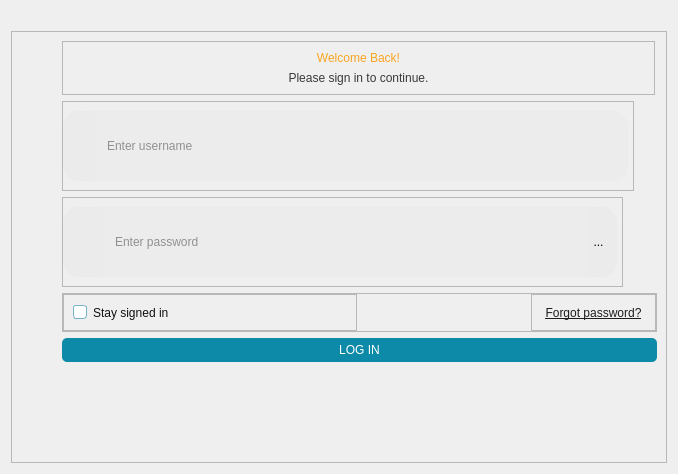
        <widget class="QWidget" name="loginPage">
         <layout class="QVBoxLayout" name="verticalLayout_4">
          <item alignment="Qt::AlignRight|Qt::AlignTop">
           <widget class="QPushButton" name="closeLoginBtn">
            <property name="focusPolicy">
             <enum>Qt::NoFocus</enum>
            </property>
            <property name="styleSheet">
             <string notr="true">#closeLoginBtn{
	background:transparent;
	border:none;
}</string>
            </property>
            <property name="text">
             <string/>
            </property>
            <property name="icon">
             <iconset resource="../resource.qrc">
              <normaloff>:/Icons/Icons/close.png</normaloff>:/Icons/Icons/close.png</iconset>
            </property>
            <property name="iconSize">
             <size>
              <width>40</width>
              <height>40</height>
             </size>
            </property>
           </widget>
          </item>
          <item>
           <widget class="QFrame" name="forgotPassPage">
            <property name="styleSheet">
             <string notr="true">QLineEdit{
	border-top-right-radius:15px;
	border-bottom-right-radius:15px;
	background-color:#ECECEC;
	font: 63 15pt &quot;Montserrat SemiBold&quot;;
   color:rgb(54, 54, 54);
	padding-left:10px;
}</string>
            </property>
            <property name="frameShape">
             <enum>QFrame::StyledPanel</enum>
            </property>
            <property name="frameShadow">
             <enum>QFrame::Raised</enum>
            </property>
            <layout class="QVBoxLayout" name="verticalLayout_3">
             <property name="leftMargin">
              <number>50</number>
             </property>
             <property name="bottomMargin">
              <number>100</number>
             </property>
             <item alignment="Qt::AlignBottom">
              <widget class="QFrame" name="frame_2">
               <property name="maximumSize">
                <size>
                 <width>593</width>
                 <height>16777215</height>
                </size>
               </property>
               <property name="styleSheet">
                <string notr="true"/>
               </property>
               <property name="frameShape">
                <enum>QFrame::StyledPanel</enum>
               </property>
               <property name="frameShadow">
                <enum>QFrame::Raised</enum>
               </property>
               <layout class="QVBoxLayout" name="verticalLayout_9">
                <item>
                 <widget class="QLabel" name="welcome">
                  <property name="sizePolicy">
                   <sizepolicy hsizetype="Expanding" vsizetype="Fixed">
                    <horstretch>0</horstretch>
                    <verstretch>0</verstretch>
                   </sizepolicy>
                  </property>
                  <property name="styleSheet">
                   <string notr="true">font: 87 30pt &quot;Montserrat Black&quot;;
color:rgb(248, 165, 33);</string>
                  </property>
                  <property name="text">
                   <string>Welcome Back!</string>
                  </property>
                  <property name="alignment">
                   <set>Qt::AlignCenter</set>
                  </property>
                 </widget>
                </item>
                <item>
                 <widget class="QLabel" name="label_6">
                  <property name="styleSheet">
                   <string notr="true">font: 63 12pt &quot;Montserrat SemiBold&quot;;
color:rgb(57, 57, 57);</string>
                  </property>
                  <property name="text">
                   <string>Please sign in to continue.</string>
                  </property>
                  <property name="alignment">
                   <set>Qt::AlignCenter</set>
                  </property>
                 </widget>
                </item>
               </layout>
              </widget>
             </item>
             <item alignment="Qt::AlignLeft">
              <widget class="QFrame" name="frame_3">
               <property name="sizePolicy">
                <sizepolicy hsizetype="Preferred" vsizetype="Fixed">
                 <horstretch>0</horstretch>
                 <verstretch>0</verstretch>
                </sizepolicy>
               </property>
               <property name="frameShape">
                <enum>QFrame::StyledPanel</enum>
               </property>
               <property name="frameShadow">
                <enum>QFrame::Raised</enum>
               </property>
               <layout class="QHBoxLayout" name="horizontalLayout_3">
                <property name="spacing">
                 <number>0</number>
                </property>
                <property name="leftMargin">
                 <number>0</number>
                </property>
                <property name="rightMargin">
                 <number>5</number>
                </property>
                <item>
                 <widget class="QFrame" name="userIcon">
                  <property name="sizePolicy">
                   <sizepolicy hsizetype="Fixed" vsizetype="Fixed">
                    <horstretch>0</horstretch>
                    <verstretch>0</verstretch>
                   </sizepolicy>
                  </property>
                  <property name="maximumSize">
                   <size>
                    <width>60</width>
                    <height>70</height>
                   </size>
                  </property>
                  <property name="styleSheet">
                   <string notr="true">background-color: rgb(235, 235, 235);
border-top-left-radius:15px;
border-bottom-left-radius:15px;</string>
                  </property>
                  <property name="frameShape">
                   <enum>QFrame::StyledPanel</enum>
                  </property>
                  <property name="frameShadow">
                   <enum>QFrame::Raised</enum>
                  </property>
                  <layout class="QHBoxLayout" name="horizontalLayout_4">
                   <property name="leftMargin">
                    <number>25</number>
                   </property>
                   <property name="topMargin">
                    <number>15</number>
                   </property>
                   <property name="rightMargin">
                    <number>0</number>
                   </property>
                   <property name="bottomMargin">
                    <number>15</number>
                   </property>
                   <item>
                    <widget class="QLabel" name="label">
                     <property name="text">
                      <string/>
                     </property>
                     <property name="pixmap">
                      <pixmap resource="../resource.qrc">:/Icons/Icons/usernameIcon.png</pixmap>
                     </property>
                     <property name="scaledContents">
                      <bool>true</bool>
                     </property>
                    </widget>
                   </item>
                  </layout>
                 </widget>
                </item>
                <item>
                 <widget class="QLineEdit" name="loginUserName">
                  <property name="sizePolicy">
                   <sizepolicy hsizetype="Fixed" vsizetype="Fixed">
                    <horstretch>0</horstretch>
                    <verstretch>0</verstretch>
                   </sizepolicy>
                  </property>
                  <property name="minimumSize">
                   <size>
                    <width>533</width>
                    <height>70</height>
                   </size>
                  </property>
                  <property name="styleSheet">
                   <string notr="true"/>
                  </property>
                  <property name="placeholderText">
                   <string>Enter username</string>
                  </property>
                 </widget>
                </item>
               </layout>
              </widget>
             </item>
             <item alignment="Qt::AlignLeft">
              <widget class="QFrame" name="frame_4">
               <property name="sizePolicy">
                <sizepolicy hsizetype="Preferred" vsizetype="Fixed">
                 <horstretch>0</horstretch>
                 <verstretch>0</verstretch>
                </sizepolicy>
               </property>
               <property name="frameShape">
                <enum>QFrame::StyledPanel</enum>
               </property>
               <property name="frameShadow">
                <enum>QFrame::Raised</enum>
               </property>
               <layout class="QHBoxLayout" name="horizontalLayout_2">
                <property name="spacing">
                 <number>0</number>
                </property>
                <property name="leftMargin">
                 <number>0</number>
                </property>
                <property name="rightMargin">
                 <number>5</number>
                </property>
                <item>
                 <widget class="QFrame" name="passwordIcon">
                  <property name="sizePolicy">
                   <sizepolicy hsizetype="Fixed" vsizetype="Fixed">
                    <horstretch>0</horstretch>
                    <verstretch>0</verstretch>
                   </sizepolicy>
                  </property>
                  <property name="minimumSize">
                   <size>
                    <width>40</width>
                    <height>70</height>
                   </size>
                  </property>
                  <property name="maximumSize">
                   <size>
                    <width>60</width>
                    <height>70</height>
                   </size>
                  </property>
                  <property name="styleSheet">
                   <string notr="true">background-color: rgb(235, 235, 235);
border-top-left-radius:15px;
border-bottom-left-radius:15px;</string>
                  </property>
                  <property name="frameShape">
                   <enum>QFrame::StyledPanel</enum>
                  </property>
                  <property name="frameShadow">
                   <enum>QFrame::Raised</enum>
                  </property>
                  <layout class="QHBoxLayout" name="horizontalLayout_5">
                   <property name="leftMargin">
                    <number>25</number>
                   </property>
                   <property name="topMargin">
                    <number>15</number>
                   </property>
                   <property name="rightMargin">
                    <number>5</number>
                   </property>
                   <property name="bottomMargin">
                    <number>15</number>
                   </property>
                   <item>
                    <widget class="QLabel" name="label_2">
                     <property name="text">
                      <string/>
                     </property>
                     <property name="pixmap">
                      <pixmap resource="../resource.qrc">:/Icons/Icons/lockIcon.png</pixmap>
                     </property>
                     <property name="scaledContents">
                      <bool>true</bool>
                     </property>
                    </widget>
                   </item>
                  </layout>
                 </widget>
                </item>
                <item>
                 <widget class="QLineEdit" name="loginPassword">
                  <property name="sizePolicy">
                   <sizepolicy hsizetype="Fixed" vsizetype="Fixed">
                    <horstretch>0</horstretch>
                    <verstretch>0</verstretch>
                   </sizepolicy>
                  </property>
                  <property name="minimumSize">
                   <size>
                    <width>486</width>
                    <height>70</height>
                   </size>
                  </property>
                  <property name="styleSheet">
                   <string notr="true">border-radius:0px;</string>
                  </property>
                  <property name="echoMode">
                   <enum>QLineEdit::Password</enum>
                  </property>
                  <property name="dragEnabled">
                   <bool>false</bool>
                  </property>
                  <property name="placeholderText">
                   <string>Enter password</string>
                  </property>
                 </widget>
                </item>
                <item>
                 <widget class="QFrame" name="togglePassFrame">
                  <property name="styleSheet">
                   <string notr="true">background-color: rgb(235, 235, 235);
border-top-right-radius:15px;
border-bottom-right-radius:15px;</string>
                  </property>
                  <property name="frameShape">
                   <enum>QFrame::StyledPanel</enum>
                  </property>
                  <property name="frameShadow">
                   <enum>QFrame::Raised</enum>
                  </property>
                  <layout class="QVBoxLayout" name="verticalLayout_15">
                   <property name="leftMargin">
                    <number>0</number>
                   </property>
                   <item>
                    <widget class="QToolButton" name="loginShowPass">
                     <property name="text">
                      <string>...</string>
                     </property>
                     <property name="icon">
                      <iconset>
                       <normaloff>../Icons/eye.png</normaloff>../Icons/eye.png</iconset>
                     </property>
                     <property name="iconSize">
                      <size>
                       <width>35</width>
                       <height>35</height>
                      </size>
                     </property>
                    </widget>
                   </item>
                  </layout>
                 </widget>
                </item>
               </layout>
              </widget>
             </item>
             <item alignment="Qt::AlignLeft">
              <widget class="QFrame" name="frame_5">
               <property name="sizePolicy">
                <sizepolicy hsizetype="Fixed" vsizetype="Fixed">
                 <horstretch>0</horstretch>
                 <verstretch>0</verstretch>
                </sizepolicy>
               </property>
               <property name="minimumSize">
                <size>
                 <width>595</width>
                 <height>0</height>
                </size>
               </property>
               <property name="maximumSize">
                <size>
                 <width>595</width>
                 <height>16777215</height>
                </size>
               </property>
               <property name="styleSheet">
                <string notr="true">font: 57 10pt &quot;Montserrat Medium&quot;;</string>
               </property>
               <property name="frameShape">
                <enum>QFrame::StyledPanel</enum>
               </property>
               <property name="frameShadow">
                <enum>QFrame::Raised</enum>
               </property>
               <layout class="QHBoxLayout" name="horizontalLayout_8">
                <property name="leftMargin">
                 <number>0</number>
                </property>
                <property name="topMargin">
                 <number>0</number>
                </property>
                <property name="rightMargin">
                 <number>0</number>
                </property>
                <property name="bottomMargin">
                 <number>0</number>
                </property>
                <item>
                 <widget class="QFrame" name="frame_6">
                  <property name="frameShape">
                   <enum>QFrame::StyledPanel</enum>
                  </property>
                  <property name="frameShadow">
                   <enum>QFrame::Raised</enum>
                  </property>
                  <layout class="QHBoxLayout" name="horizontalLayout_7">
                   <item>
                    <widget class="QCheckBox" name="staySignedIn">
                     <property name="styleSheet">
                      <string notr="true">QCheckBox{
color:rgb(16, 16, 16);
}
QCheckBox::indicator {
    width: 12px;
    height: 12px;
    border: 1px solid rgb(120, 179, 206);
	border-radius:3px;
    background-color: white;
}

QCheckBox::indicator:checked {
	background-color:rgb(120, 179, 206);
    image: url(:/Icons/Icons/checkBox.png); 
    border: 1px solid rgb(104, 104, 104);
	border-radius:3px;
}

QCheckBox::indicator:hover {
    background-color: rgb(120, 179, 206);
}
</string>
                     </property>
                     <property name="text">
                      <string>Stay signed in</string>
                     </property>
                    </widget>
                   </item>
                  </layout>
                 </widget>
                </item>
                <item alignment="Qt::AlignRight">
                 <widget class="QFrame" name="frame_7">
                  <property name="frameShape">
                   <enum>QFrame::StyledPanel</enum>
                  </property>
                  <property name="frameShadow">
                   <enum>QFrame::Raised</enum>
                  </property>
                  <layout class="QHBoxLayout" name="horizontalLayout_6">
                   <item alignment="Qt::AlignRight">
                    <widget class="QToolButton" name="forgotpassBtn">
                     <property name="cursor">
                      <cursorShape>PointingHandCursor</cursorShape>
                     </property>
                     <property name="styleSheet">
                      <string notr="true">#forgotpassBtn{
font: 57 10pt &quot;Montserrat Medium&quot;;
color:rgb(29, 29, 29);
text-decoration: underline;
border:none;
background-color:transparent;

}
#forgotpassBtn:hover{
color:rgb(141, 79, 16);

}</string>
                     </property>
                     <property name="text">
                      <string>Forgot password?</string>
                     </property>
                    </widget>
                   </item>
                  </layout>
                 </widget>
                </item>
               </layout>
              </widget>
             </item>
             <item>
              <widget class="QPushButton" name="loginBtn">
               <property name="sizePolicy">
                <sizepolicy hsizetype="Fixed" vsizetype="Fixed">
                 <horstretch>0</horstretch>
                 <verstretch>0</verstretch>
                </sizepolicy>
               </property>
               <property name="minimumSize">
                <size>
                 <width>595</width>
                 <height>0</height>
                </size>
               </property>
               <property name="styleSheet">
                <string notr="true">QPushButton{
	padding:5px;
	background-color:#0C8AA7;
	border:none;
	border-radius: 5px;
	font: 87 20pt &quot;Montserrat Black&quot;;
	color:rgb(255, 255, 255);
}</string>
               </property>
               <property name="text">
                <string>LOG IN</string>
               </property>
              </widget>
             </item>
            </layout>
           </widget>
          </item>
         </layout>
        </widget>
